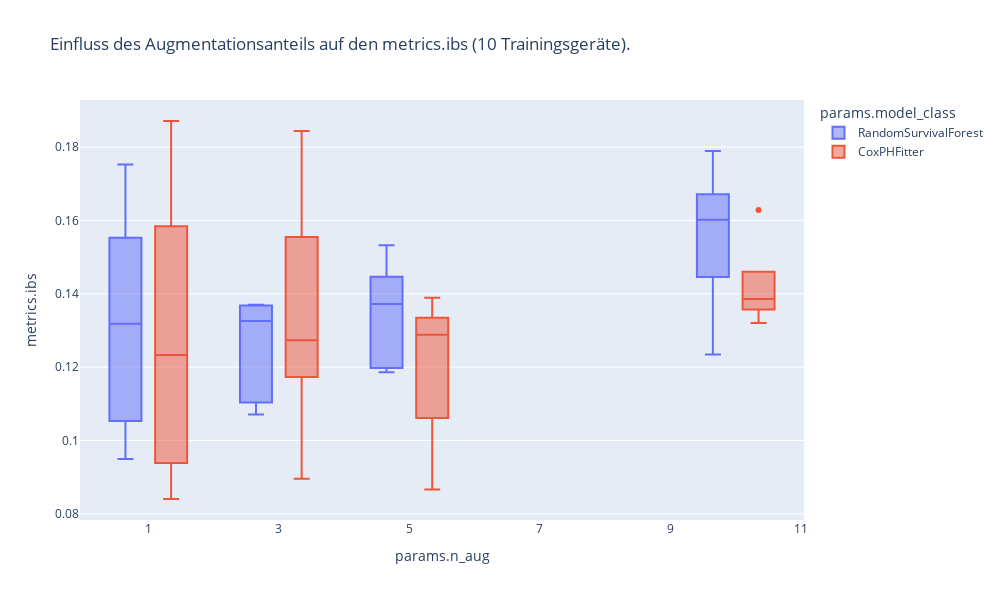
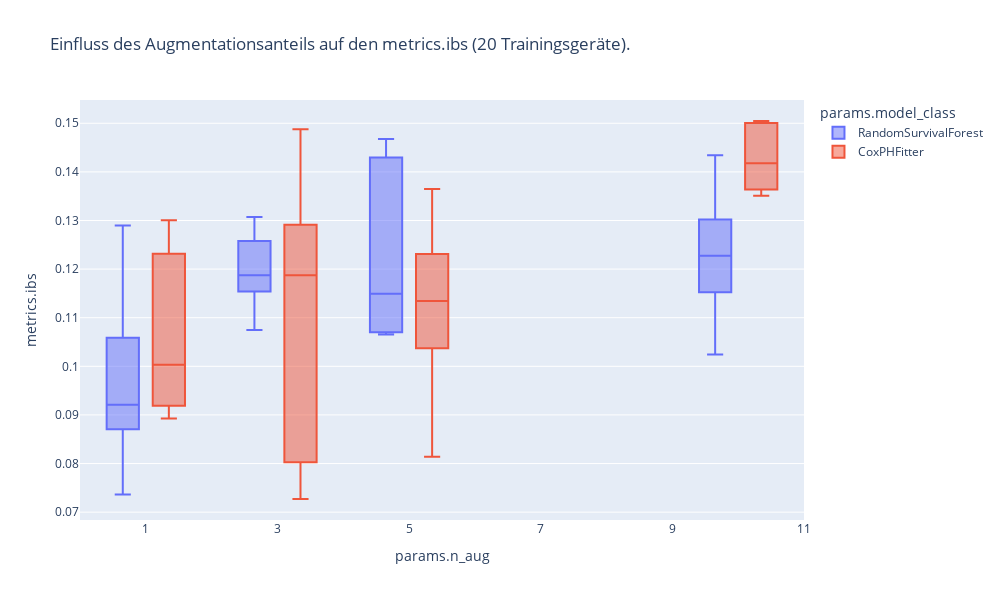
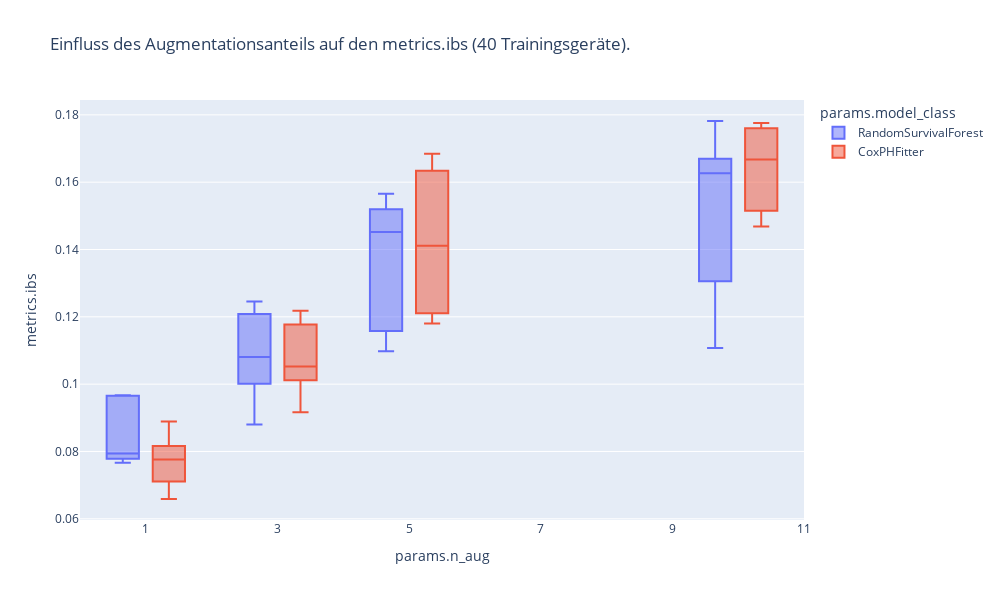
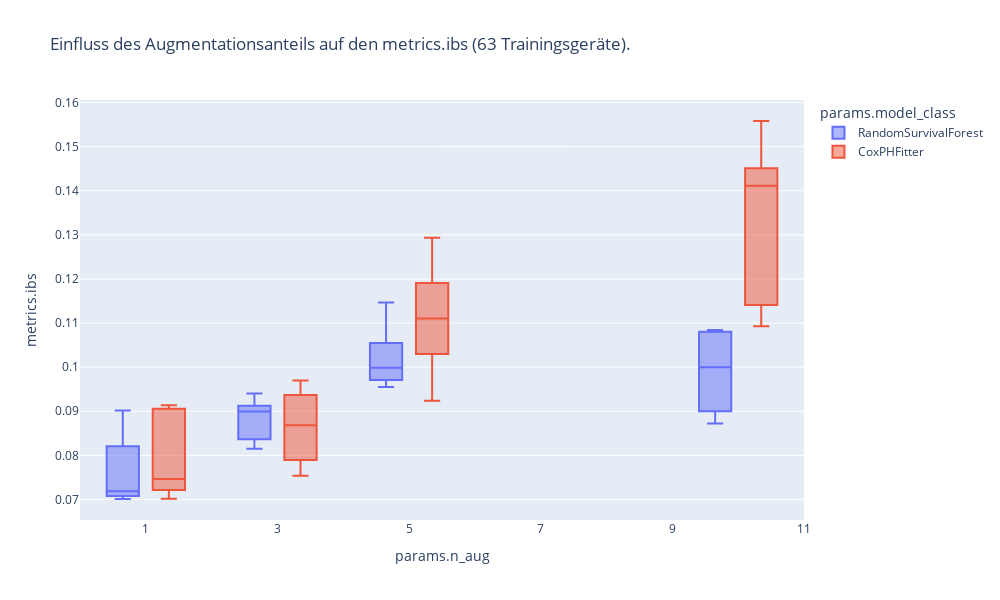

Notebook code cell kept with these figures, in order:
### Code cell
metrics = ["metrics.ibs", "metrics.c_index_ipcw"]
surv_exp_results = load_exp_results(EXP_NAME)
for metric in metrics:
    if surv_exp_results is not None:
        try:
            for n_dev, n_dev_group in surv_exp_results.groupby(by="params.n_dev"):
                print(n_dev)
                fig = px.box(
                    n_dev_group,
                    x=f"params.n_aug",
                    y=metric,
                    color="params.model_class",
                    title=f"Einfluss des Augmentationsanteils auf den {metric} ({n_dev} Trainingsgeräte).",
                    width=1000,
                    height=600,
                )
                fig.show()

                medians = {}
                for model_class, model_group in n_dev_group.groupby(
                    by="params.model_class"
                ):
                    medians[model_class] = {}
                    for param_value, param_group in model_group.groupby(
                        by=f"params.n_aug"
                    ):
                        medians[model_class][param_value] = param_group[metric].median()
                print(medians)
                medians_df = pd.DataFrame(medians).T
                pd.options.display.float_format = "{:.3f}".format
                print(medians_df)

        except ValueError:
            print(f"{EXP_NAME} does not seem to be finished.")
            raise

### Figure 1 — Plotly figure (JSON) as saved in the notebook; plotly's stock layout.template omitted (floating-point values rounded to 4 significant figures)
{"data": [{"alignmentgroup": "True", "hovertemplate": "params.model_class=RandomSurvivalForest<br>params.n_aug=%{x}<br>metrics.ibs=%{y}<extra></extra>", "legendgroup": "RandomSurvivalForest", "marker": {"color": "#636efa"}, "name": "RandomSurvivalForest", "notched": false, "offsetgroup": "RandomSurvivalForest", "orientation": "v", "showlegend": true, "type": "box", "x": [10, 5, 3, 1, 10, 5, 3, 1, 10, 5, 3, 1, 10, 5, 3, 1, 10, 5, 3, 1], "x0": " ", "xaxis": "x", "y": [0.1632, 0.1202, 0.1071, 0.09494, 0.1516, 0.1372, 0.1115, 0.1318, 0.179, 0.1418, 0.1326, 0.1753, 0.1234, 0.1186, 0.1367, 0.1486, 0.1602, 0.1532, 0.137, 0.1087], "y0": " ", "yaxis": "y"}, {"alignmentgroup": "True", "hovertemplate": "params.model_class=CoxPHFitter<br>params.n_aug=%{x}<br>metrics.ibs=%{y}<extra></extra>", "legendgroup": "CoxPHFitter", "marker": {"color": "#EF553B"}, "name": "CoxPHFitter", "notched": false, "offsetgroup": "CoxPHFitter", "orientation": "v", "showlegend": true, "type": "box", "x": [10, 5, 3, 1, 10, 5, 3, 1, 10, 5, 3, 1, 10, 5, 3, 1, 10, 5, 3, 1], "x0": " ", "xaxis": "x", "y": [0.1386, 0.08664, 0.1266, 0.1871, 0.132, 0.1317, 0.1459, 0.1489, 0.1404, 0.1288, 0.1844, 0.1233, 0.1628, 0.1126, 0.1274, 0.08405, 0.137, 0.1389, 0.08956, 0.09717], "y0": " ", "yaxis": "y"}], "layout": {"boxmode": "group", "height": 600, "legend": {"title": {"text": "params.model_class"}, "tracegroupgap": 0}, "title": {"text": "Einfluss des Augmentationsanteils auf den metrics.ibs (10 Trainingsgeräte)."}, "width": 1000, "xaxis": {"anchor": "y", "domain": [0, 1], "title": {"text": "params.n_aug"}}, "yaxis": {"anchor": "x", "domain": [0, 1], "title": {"text": "metrics.ibs"}}}}

### Figure 2 — Plotly figure (JSON) as saved in the notebook; plotly's stock layout.template omitted (floating-point values rounded to 4 significant figures)
{"data": [{"alignmentgroup": "True", "hovertemplate": "params.model_class=RandomSurvivalForest<br>params.n_aug=%{x}<br>metrics.ibs=%{y}<extra></extra>", "legendgroup": "RandomSurvivalForest", "marker": {"color": "#636efa"}, "name": "RandomSurvivalForest", "notched": false, "offsetgroup": "RandomSurvivalForest", "orientation": "v", "showlegend": true, "type": "box", "x": [10, 5, 3, 1, 10, 5, 3, 1, 10, 5, 3, 1, 10, 5, 3, 1, 10, 5, 3, 1], "x0": " ", "xaxis": "x", "y": [0.1025, 0.1071, 0.1241, 0.09212, 0.1227, 0.1149, 0.1307, 0.07362, 0.1434, 0.1417, 0.1188, 0.09152, 0.1258, 0.1066, 0.1075, 0.129, 0.1195, 0.1467, 0.118, 0.09818], "y0": " ", "yaxis": "y"}, {"alignmentgroup": "True", "hovertemplate": "params.model_class=CoxPHFitter<br>params.n_aug=%{x}<br>metrics.ibs=%{y}<extra></extra>", "legendgroup": "CoxPHFitter", "marker": {"color": "#EF553B"}, "name": "CoxPHFitter", "notched": false, "offsetgroup": "CoxPHFitter", "orientation": "v", "showlegend": true, "type": "box", "x": [10, 5, 3, 1, 10, 5, 3, 1, 10, 5, 3, 1, 10, 5, 3, 1, 10, 5, 3, 1], "x0": " ", "xaxis": "x", "y": [0.1499, 0.1134, 0.1225, 0.1301, 0.1418, 0.1187, 0.1488, 0.08926, 0.1368, 0.0814, 0.08281, 0.1003, 0.1505, 0.1365, 0.1187, 0.1208, 0.1351, 0.1112, 0.07271, 0.09275], "y0": " ", "yaxis": "y"}], "layout": {"boxmode": "group", "height": 600, "legend": {"title": {"text": "params.model_class"}, "tracegroupgap": 0}, "title": {"text": "Einfluss des Augmentationsanteils auf den metrics.ibs (20 Trainingsgeräte)."}, "width": 1000, "xaxis": {"anchor": "y", "domain": [0, 1], "title": {"text": "params.n_aug"}}, "yaxis": {"anchor": "x", "domain": [0, 1], "title": {"text": "metrics.ibs"}}}}

### Figure 3 — Plotly figure (JSON) as saved in the notebook; plotly's stock layout.template omitted (floating-point values rounded to 4 significant figures)
{"data": [{"alignmentgroup": "True", "hovertemplate": "params.model_class=RandomSurvivalForest<br>params.n_aug=%{x}<br>metrics.ibs=%{y}<extra></extra>", "legendgroup": "RandomSurvivalForest", "marker": {"color": "#636efa"}, "name": "RandomSurvivalForest", "notched": false, "offsetgroup": "RandomSurvivalForest", "orientation": "v", "showlegend": true, "type": "box", "x": [10, 5, 3, 1, 10, 5, 3, 1, 10, 5, 3, 1, 10, 5, 3, 1, 10, 5, 3, 1], "x0": " ", "xaxis": "x", "y": [0.1632, 0.1504, 0.08803, 0.07668, 0.1107, 0.1098, 0.108, 0.09667, 0.1782, 0.1566, 0.1245, 0.07941, 0.1372, 0.1452, 0.1196, 0.09651, 0.1626, 0.1177, 0.1042, 0.07819], "y0": " ", "yaxis": "y"}, {"alignmentgroup": "True", "hovertemplate": "params.model_class=CoxPHFitter<br>params.n_aug=%{x}<br>metrics.ibs=%{y}<extra></extra>", "legendgroup": "CoxPHFitter", "marker": {"color": "#EF553B"}, "name": "CoxPHFitter", "notched": false, "offsetgroup": "CoxPHFitter", "orientation": "v", "showlegend": true, "type": "box", "x": [10, 5, 3, 1, 10, 5, 3, 1, 10, 5, 3, 1, 10, 5, 3, 1, 10, 5, 3, 1], "x0": " ", "xaxis": "x", "y": [0.1776, 0.1684, 0.1052, 0.07284, 0.153, 0.122, 0.09164, 0.08893, 0.1468, 0.1411, 0.1164, 0.0776, 0.1755, 0.118, 0.1043, 0.07922, 0.1667, 0.1617, 0.1218, 0.06588], "y0": " ", "yaxis": "y"}], "layout": {"boxmode": "group", "height": 600, "legend": {"title": {"text": "params.model_class"}, "tracegroupgap": 0}, "title": {"text": "Einfluss des Augmentationsanteils auf den metrics.ibs (40 Trainingsgeräte)."}, "width": 1000, "xaxis": {"anchor": "y", "domain": [0, 1], "title": {"text": "params.n_aug"}}, "yaxis": {"anchor": "x", "domain": [0, 1], "title": {"text": "metrics.ibs"}}}}

### Figure 4 — Plotly figure (JSON) as saved in the notebook; plotly's stock layout.template omitted (floating-point values rounded to 4 significant figures)
{"data": [{"alignmentgroup": "True", "hovertemplate": "params.model_class=RandomSurvivalForest<br>params.n_aug=%{x}<br>metrics.ibs=%{y}<extra></extra>", "legendgroup": "RandomSurvivalForest", "marker": {"color": "#636efa"}, "name": "RandomSurvivalForest", "notched": false, "offsetgroup": "RandomSurvivalForest", "orientation": "v", "showlegend": true, "type": "box", "x": [10, 5, 3, 1, 10, 5, 3, 1, 10, 5, 3, 1, 10, 5, 3, 1, 10, 5, 3, 1], "x0": " ", "xaxis": "x", "y": [0.08723, 0.09548, 0.09032, 0.07011, 0.1079, 0.09987, 0.08151, 0.07935, 0.09095, 0.1024, 0.08438, 0.07104, 0.1084, 0.09761, 0.08997, 0.07188, 0.09997, 0.1147, 0.09404, 0.09017], "y0": " ", "yaxis": "y"}, {"alignmentgroup": "True", "hovertemplate": "params.model_class=CoxPHFitter<br>params.n_aug=%{x}<br>metrics.ibs=%{y}<extra></extra>", "legendgroup": "CoxPHFitter", "marker": {"color": "#EF553B"}, "name": "CoxPHFitter", "notched": false, "offsetgroup": "CoxPHFitter", "orientation": "v", "showlegend": true, "type": "box", "x": [10, 5, 3, 1, 10, 5, 3, 1, 10, 5, 3, 1, 10, 5, 3, 1, 10, 5, 3, 1], "x0": " ", "xaxis": "x", "y": [0.1093, 0.09236, 0.09261, 0.09135, 0.1558, 0.1157, 0.08684, 0.07465, 0.1411, 0.1066, 0.08017, 0.09035, 0.1416, 0.111, 0.09698, 0.07283, 0.1157, 0.1293, 0.07538, 0.07017], "y0": " ", "yaxis": "y"}], "layout": {"boxmode": "group", "height": 600, "legend": {"title": {"text": "params.model_class"}, "tracegroupgap": 0}, "title": {"text": "Einfluss des Augmentationsanteils auf den metrics.ibs (63 Trainingsgeräte)."}, "width": 1000, "xaxis": {"anchor": "y", "domain": [0, 1], "title": {"text": "params.n_aug"}}, "yaxis": {"anchor": "x", "domain": [0, 1], "title": {"text": "metrics.ibs"}}}}
